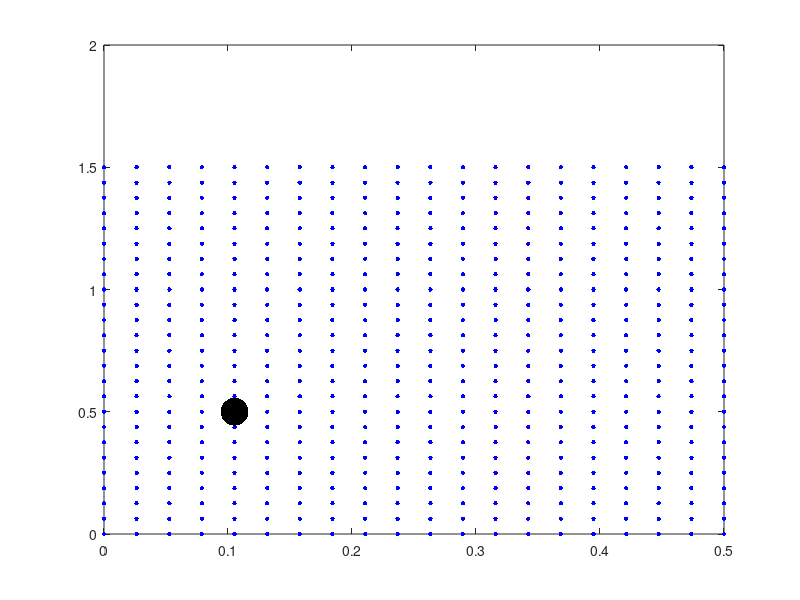

Recreate this plot in MATLAB. (Note: this script raises an error after producing the figure.)
%%
gammalst = linspace(0, 1.5, 25);
epslst = linspace(0, 0.5, 20);
figure;
[xx,yy] = meshgrid(epslst, gammalst);
plot(xx, yy, 'b.', 'MarkerSize', 10)
hold on
plot(epslst(5), gammalst(9), 'k.', 'MarkerSize', 60);
mymakeaxis('x_label', '\epsilon', 'y_label', '\gamma',...
    'yticks', 0:0.5:1.5, 'font_size', 30)

%%
psw = linspace(0.01, 0.45, 15);
prew = linspace(0.55, 0.99, 10);
figure;
[xx,yy] = meshgrid(prew, psw);
plot(xx, yy, 'b.', 'MarkerSize', 10)
hold on
plot(prew(10), psw(15), 'k.', 'MarkerSize', 60);
ylim([0, 0.45])
mymakeaxis('x_label', 'P_{rew}', 'y_label', 'P_{switch}',...
    'yticks', 0:0.1:0.4, 'font_size', 30)


